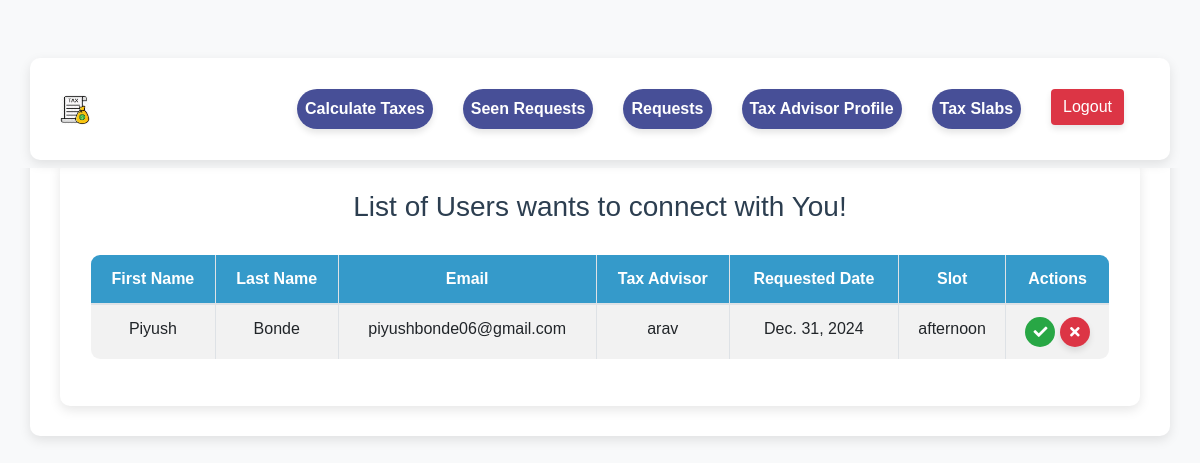
/advisor/manage-requests/ (signed in), run on an earlier commit of the app's database.
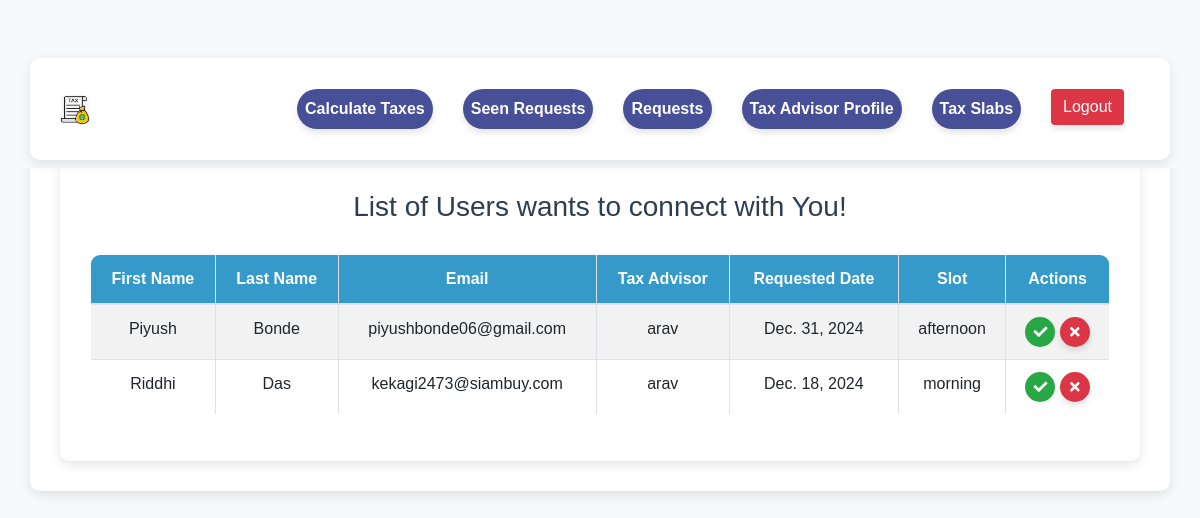
And on a later commit of the database.
### advisor/models.py (models this page shows, shortened)
class UserRequest(models.Model):
    user = models.ForeignKey(User, on_delete=models.CASCADE, related_name="requests")
    tax_advisor = models.ForeignKey(User, on_delete=models.CASCADE, related_name="advisor_requests")
    first_name = models.CharField(max_length=150)
    last_name = models.CharField(max_length=150)
    email = models.EmailField()
    approved = models.BooleanField(default=False)
    rejected = models.BooleanField(default=False)
    slot = models.CharField(max_length=100, null=True)  # Store the time slot as a string (can use choices)
    date = models.DateField(null=True)  # Store the appointment date

### appointment/views.py (the view)
# urls.py: path('manage-requests/', av.manage_requests_view, name='manage_requests'),#not working
def manage_requests_view(request):
    if request.user.groups.filter(name='Tax Advisor').exists():
        requests = UserRequest.objects.filter(tax_advisor=request.user, approved=False, rejected=False)
        return render(request, 'appointment/manage_requests.html', {'requests': requests})
    else:
        return redirect('not_authorized')

### accounts/context_processor.py (called while the page is built)
def user_groups(request):
    user = request.user
    return {
        'is_admin': user.is_authenticated and user.is_superuser,
        'is_taxadvisor': user.is_authenticated and user.groups.filter(name='Tax Advisor').exists(),
        'is_indivual_user': user.is_authenticated and user.groups.filter(name='Individual User').exists(),
    }

### appointment/templates/appointment/manage_requests.html (shortened to what this page needs)
{% extends 'base.html' %}
{% block individual_style %}
      <link rel="stylesheet" href="https://maxcdn.bootstrapcdn.com/bootstrap/4.5.2/css/bootstrap.min.css">
      <link rel="stylesheet" href="https://cdnjs.cloudflare.com/ajax/libs/font-awesome/5.15.4/css/all.min.css">
{% endblock %}
{% block content %}
   <body>
      <div class="container">
         <h2>List of Users wants to connect with You!</h2>
         {% if requests %}
         <table class="table table-striped table-bordered">
            <thead>
               <tr>
                  <th>First Name</th>
                  <th>Last Name</th>
                  <th>Email</th>
                  <th>Tax Advisor</th>
                  <th>Requested Date</th>
                  <th>Slot</th>
                  <th>Actions</th>
               </tr>
            </thead>
            <tbody>
               {% for request in requests %}
               <tr>
                  <td>{{ request.first_name }}</td>
                  <td>{{ request.last_name }}</td>
                  <td>{{ request.email }}</td>
                  <td>{{ request.tax_advisor.username }}</td>
                  <td>{{ request.date }}</td>
                  <td>{{ request.slot }}</td>
                  <td>
                     <a href="{% url 'approve_request' request.id %}" class="btn btn-success btn-sm btn-icon"><i class="fas fa-check"></i></a>
                     <a href="{% url 'reject_request' request.id %}" class="btn btn-danger btn-sm btn-icon"><i class="fas fa-times"></i></a>
                  </td>
               </tr>
               {% endfor %}
            </tbody>
         </table>
         {% else %}
         <div class="alert alert-info text-center">
            You have no appointment requests at this time.
         </div>
         {% endif %}
      </div>
   </body>
{% endblock %}

### templates/base.html (shortened to what this page needs)
{% load static %}
<!DOCTYPE html>
<html lang="en">
<head>
    <link href="https://stackpath.bootstrapcdn.com/bootstrap/4.5.2/css/bootstrap.min.css" rel="stylesheet">
</head>
<body>
    <nav class="navbar navbar-expand-lg navbar-light bg-light fixed-top">
        <div class="container">
            <a class="navbar-brand" href="#"><img src="{% static 'base/tax_favicon.jpg' %}" alt="Favicon" class="favicon" style="width: 30px; height: 30px;"/>
            </a>
            <div class="collapse navbar-collapse" id="navbarNav">
                <ul class="navbar-nav ml-auto">
                    <li class="nav-item">
                        <a class="nav-link nav-link-custom" href="{% url 'tax_calculator' %}">Calculate Taxes</a>
                    </li>
                    {% if is_taxadvisor %}
                        <li class="nav-item">
                            <a class="nav-link nav-link-custom" href="{% url 'advisor_requests' %}">Seen Requests</a>
                        </li>
                    {% endif %}
                    {% if is_taxadvisor %}
                        <li class="nav-item">
                            <a class="nav-link nav-link-custom" href="{% url 'manage_requests' %}">Requests</a>
                        </li>
                    {% endif %}
                    {% if is_taxadvisor %}
                        <li class="nav-item">
                            <a class="nav-link nav-link-custom" href="{% url 'manage_requests' %}">Tax Advisor Profile  </a>
                        </li>
                    {% endif %}
                    <li class="nav-item">
                        <a class="nav-link nav-link-custom" href="{% url 'tax_slabs' %}">Tax Slabs  </a>
                    </li>
                    <li class="nav-item mr-3">
                        <a class="btn btn-danger" href="{% url 'logout' %}">Logout</a>
                    </li>
                </ul>
            </div>
        </div>
    </nav>
    {% block individual_style %}
    {% endblock %}
    <div class="container mt-4">
        {% block content %}{% endblock %}
    </div>
</body>
</html>

### templates/base.html (style rules this page uses)
body { padding-top: 56px; }
.nav-item { margin-right: 30px; }
.nav-link { color: #eea0f2; }
.nav-link-custom { background-color: rgba(26, 35, 126, 0.8); color: #ffffff !important; padding: 10px 15px; border-radius: 50px; transition: background-color 0.2s ease, box-shadow 0.2s ease; font-weight: bold; box-shadow: 0 4px 6px rgba(0, 0, 0, 0.1); backdrop-filter: blur(10px); }
.btn-danger { background-color: rgba(26, 35, 126, 0.8); color: #ffffff !important; border: none; border-radius: 50px; padding: 10px 15px; transition: background-color 0.2s ease, box-shadow 0.2s ease; box-shadow: 0 4px 6px rgba(0, 0, 0, 0.1); backdrop-filter: blur(10px); }

### appointment/templates/appointment/manage_requests.html (style rules this page uses)
body { background-color: #f8f9fa; font-family: 'Arial', sans-serif; }
.container { margin-top: 50px; padding: 30px; background-color: #ffffff; border-radius: 10px; box-shadow: 0 4px 12px rgba(0, 0, 0, 0.1); }
h2 { color: #2c3e50; margin-bottom: 30px; text-align: center; font-size: 28px; animation: fadeIn 2s ease-in-out; }
.table { border-radius: 10px; overflow: hidden; }
.table thead th { background-color: #359aca; color: white; text-align: center; }
.table tbody td { text-align: center; }
.btn-success { background-color: #28a745; border: none; transition: background-color 0.3s ease; }
.btn-danger { background-color: #dc3545; border: none; transition: background-color 0.3s ease; }
.btn-icon { display: inline-flex; align-items: center; justify-content: center; width: 30px; height: 30px; border-radius: 50%; }

What changed in the data, as far as the page shows it:
added UserRequest: first_name "Riddhi", last_name "Das", email "kekagi2473@siambuy.com", tax_advisor.username "arav", date "Dec. 18, 2024", slot "morning"
